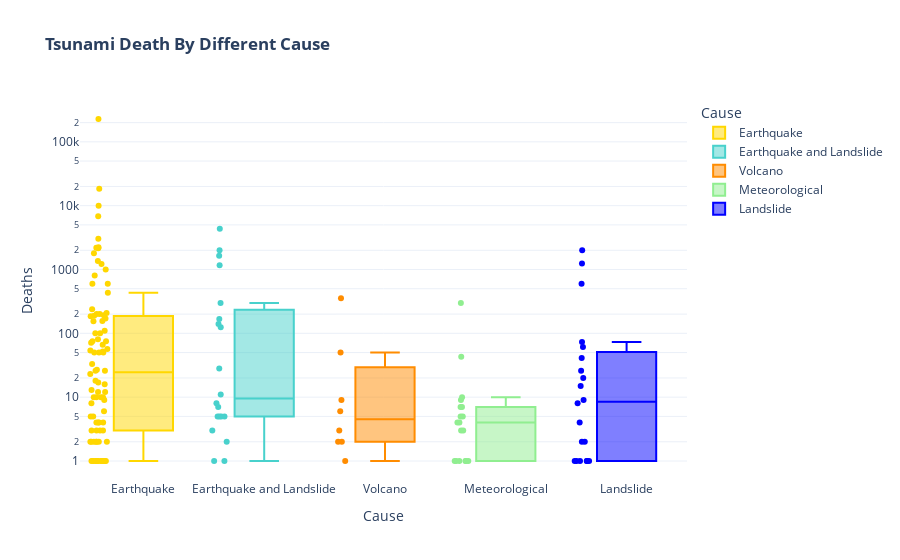

The code cell stored with this chart in its notebook:
### Markdown cell above
<br>**The majority of tsunamis are triggered by factors such as earthquakes, landslides, meteorological events, and volcanoes, with earthquakes being the most common cause.**   
<br>

### Code cell
colors=['gold', 'mediumturquoise', 'darkorange', 'lightgreen','blue']
fig = px.box(df[(df.Deaths>0) & (df.Cause.isin(['Earthquake','Landslide','Earthquake and Landslide','Meteorological','Volcano']))], 
             x="Cause", y="Deaths", points="all",log_y=True,color='Cause',template='plotly_white',color_discrete_sequence=colors,title="<b>Tsunami Death By Different Cause")
fig.show()

### Figure 1 — Plotly figure (JSON) as saved in the notebook; plotly's stock layout.template omitted (floating-point values rounded to 4 significant figures)
{"data": [{"alignmentgroup": "True", "boxpoints": "all", "hovertemplate": "Cause=%{x}<br>Deaths=%{y}<extra></extra>", "legendgroup": "Earthquake", "marker": {"color": "gold"}, "name": "Earthquake", "notched": false, "offsetgroup": "Earthquake", "orientation": "v", "showlegend": true, "x": ["Earthquake", "Earthquake", "Earthquake", "Earthquake", "Earthquake", "Earthquake", "Earthquake", "Earthquake", "Earthquake", "Earthquake", "Earthquake", "Earthquake", "Earthquake", "Earthquake", "Earthquake", "Earthquake", "Earthquake", "Earthquake", "Earthquake", "Earthquake", "Earthquake", "Earthquake", "Earthquake", "Earthquake", "Earthquake", "Earthquake", "Earthquake", "Earthquake", "Earthquake", "Earthquake", "Earthquake", "Earthquake", "Earthquake", "Earthquake", "Earthquake", "Earthquake", "Earthquake", "Earthquake", "Earthquake", "Earthquake", "Earthquake", "Earthquake", "Earthquake", "Earthquake", "Earthquake", "Earthquake", "Earthquake", "Earthquake", "Earthquake", "Earthquake", "Earthquake", "Earthquake", "Earthquake", "Earthquake", "Earthquake", "Earthquake", "Earthquake", "Earthquake", "Earthquake", "Earthquake", "Earthquake", "Earthquake", "Earthquake", "Earthquake", "Earthquake", "Earthquake", "Earthquake", "Earthquake", "Earthquake", "Earthquake", "Earthquake", "Earthquake", "Earthquake", "Earthquake", "Earthquake", "Earthquake", "Earthquake", "Earthquake", "Earthquake", "Earthquake", "Earthquake", "Earthquake", "Earthquake", "Earthquake", "Earthquake", "Earthquake", "Earthquake", "Earthquake"], "x0": " ", "xaxis": "x", "y": [5.0, 185.0, 57.0, 1000.0, 2188.0, 2.0, 6.0, 23.0, 200.0, 3.0, 18.0, 2144.0, 50.0, 10.0, 4.0, 27.0, 50.0, 4.0, 75.0, 3022.0, 17.0, 1.0, 12.0, 10.0, 2.0, 1223.0, 1790.0, 75.0, 1362.0, 2.0, 16.0, 1.0, 33.0, 10000.0, 1.0, 3.0, 2.0, 4.0, 2226.0, 66.0, 26.0, 71.0, 13.0, 52.0, 1.0, 200.0, 600.0, 1.0, 1.0, 6800.0, 189.0, 1.0, 100.0, 600.0, 100.0, 2.0, 1.0, 2.0, 3.0, 170.0, 208.0, 238.0, 1.0, 81.0, 1.0, 9.0, 110.0, 12.0, 155.0, 5.0, 54.0, 26.0, 2.0, 227900.0, 10.0, 4.0, 802.0, 50.0, 3.0, 192.0, 156.0, 431.0, 18430.0, 1.0, 10.0, 8.0, 1.0, 1.0], "y0": " ", "yaxis": "y", "type": "box"}, {"alignmentgroup": "True", "boxpoints": "all", "hovertemplate": "Cause=%{x}<br>Deaths=%{y}<extra></extra>", "legendgroup": "Earthquake and Landslide", "marker": {"color": "mediumturquoise"}, "name": "Earthquake and Landslide", "notched": false, "offsetgroup": "Earthquake and Landslide", "orientation": "v", "showlegend": true, "x": ["Earthquake and Landslide", "Earthquake and Landslide", "Earthquake and Landslide", "Earthquake and Landslide", "Earthquake and Landslide", "Earthquake and Landslide", "Earthquake and Landslide", "Earthquake and Landslide", "Earthquake and Landslide", "Earthquake and Landslide", "Earthquake and Landslide", "Earthquake and Landslide", "Earthquake and Landslide", "Earthquake and Landslide", "Earthquake and Landslide", "Earthquake and Landslide", "Earthquake and Landslide", "Earthquake and Landslide", "Earthquake and Landslide", "Earthquake and Landslide"], "x0": " ", "xaxis": "x", "y": [5.0, 5.0, 2000.0, 140.0, 28.0, 1.0, 300.0, 168.0, 5.0, 5.0, 124.0, 1.0, 3.0, 2.0, 1169.0, 11.0, 1636.0, 8.0, 7.0, 4340.0], "y0": " ", "yaxis": "y", "type": "box"}, {"alignmentgroup": "True", "boxpoints": "all", "hovertemplate": "Cause=%{x}<br>Deaths=%{y}<extra></extra>", "legendgroup": "Volcano", "marker": {"color": "darkorange"}, "name": "Volcano", "notched": false, "offsetgroup": "Volcano", "orientation": "v", "showlegend": true, "x": ["Volcano", "Volcano", "Volcano", "Volcano", "Volcano", "Volcano", "Volcano", "Volcano"], "x0": " ", "xaxis": "x", "y": [50.0, 1.0, 2.0, 9.0, 355.0, 3.0, 2.0, 6.0], "y0": " ", "yaxis": "y", "type": "box"}, {"alignmentgroup": "True", "boxpoints": "all", "hovertemplate": "Cause=%{x}<br>Deaths=%{y}<extra></extra>", "legendgroup": "Meteorological", "marker": {"color": "lightgreen"}, "name": "Meteorological", "notched": false, "offsetgroup": "Meteorological", "orientation": "v", "showlegend": true, "x": ["Meteorological", "Meteorological", "Meteorological", "Meteorological", "Meteorological", "Meteorological", "Meteorological", "Meteorological", "Meteorological", "Meteorological", "Meteorological", "Meteorological", "Meteorological", "Meteorological", "Meteorological", "Meteorological", "Meteorological", "Meteorological"], "x0": " ", "xaxis": "x", "y": [300.0, 3.0, 43.0, 1.0, 1.0, 1.0, 10.0, 4.0, 5.0, 7.0, 3.0, 7.0, 1.0, 4.0, 9.0, 1.0, 5.0, 1.0], "y0": " ", "yaxis": "y", "type": "box"}, {"alignmentgroup": "True", "boxpoints": "all", "hovertemplate": "Cause=%{x}<br>Deaths=%{y}<extra></extra>", "legendgroup": "Landslide", "marker": {"color": "blue"}, "name": "Landslide", "notched": false, "offsetgroup": "Landslide", "orientation": "v", "showlegend": true, "x": ["Landslide", "Landslide", "Landslide", "Landslide", "Landslide", "Landslide", "Landslide", "Landslide", "Landslide", "Landslide", "Landslide", "Landslide", "Landslide", "Landslide", "Landslide", "Landslide", "Landslide", "Landslide", "Landslide", "Landslide"], "x0": " ", "xaxis": "x", "y": [61.0, 15.0, 26.0, 1.0, 20.0, 41.0, 73.0, 1.0, 2.0, 2000.0, 1.0, 600.0, 1239.0, 9.0, 1.0, 8.0, 1.0, 2.0, 4.0, 1.0], "y0": " ", "yaxis": "y", "type": "box"}], "layout": {"xaxis": {"anchor": "y", "domain": [0.0, 1.0], "title": {"text": "Cause"}, "categoryorder": "array", "categoryarray": ["Earthquake", "Earthquake and Landslide", "Volcano", "Meteorological", "Landslide"]}, "yaxis": {"anchor": "x", "domain": [0.0, 1.0], "title": {"text": "Deaths"}, "type": "log"}, "legend": {"title": {"text": "Cause"}, "tracegroupgap": 0}, "title": {"text": "<b>Tsunami Death By Different Cause"}, "boxmode": "overlay"}}
